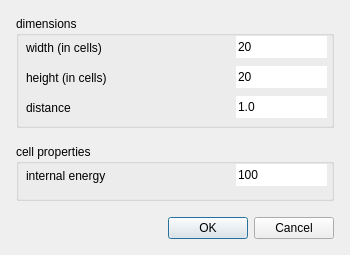
<?xml version="1.0" encoding="UTF-8"?>
<ui version="4.0">
 <class>NewRectangleDialog</class>
 <widget class="QDialog" name="NewRectangleDialog">
  <property name="geometry">
   <rect>
    <x>0</x>
    <y>0</y>
    <width>350</width>
    <height>255</height>
   </rect>
  </property>
  <property name="minimumSize">
   <size>
    <width>350</width>
    <height>255</height>
   </size>
  </property>
  <property name="windowTitle">
   <string>add rectangle structure</string>
  </property>
  <layout class="QGridLayout" name="gridLayout">
   <property name="leftMargin">
    <number>16</number>
   </property>
   <property name="topMargin">
    <number>16</number>
   </property>
   <property name="rightMargin">
    <number>16</number>
   </property>
   <property name="bottomMargin">
    <number>16</number>
   </property>
   <property name="spacing">
    <number>16</number>
   </property>
   <item row="0" column="0">
    <widget class="QGroupBox" name="groupBox">
     <property name="minimumSize">
      <size>
       <width>0</width>
       <height>112</height>
      </size>
     </property>
     <property name="title">
      <string>dimensions</string>
     </property>
     <widget class="QLabel" name="label">
      <property name="geometry">
       <rect>
        <x>10</x>
        <y>24</y>
        <width>201</width>
        <height>16</height>
       </rect>
      </property>
      <property name="text">
       <string>width (in cells)</string>
      </property>
     </widget>
     <widget class="QLabel" name="label_2">
      <property name="geometry">
       <rect>
        <x>10</x>
        <y>54</y>
        <width>201</width>
        <height>16</height>
       </rect>
      </property>
      <property name="text">
       <string>height (in cells)</string>
      </property>
     </widget>
     <widget class="QLineEdit" name="sizeXEdit">
      <property name="geometry">
       <rect>
        <x>220</x>
        <y>20</y>
        <width>91</width>
        <height>22</height>
       </rect>
      </property>
      <property name="text">
       <string>20</string>
      </property>
      <property name="frame">
       <bool>false</bool>
      </property>
     </widget>
     <widget class="QLineEdit" name="sizeYEdit">
      <property name="geometry">
       <rect>
        <x>220</x>
        <y>50</y>
        <width>91</width>
        <height>22</height>
       </rect>
      </property>
      <property name="text">
       <string>20</string>
      </property>
      <property name="frame">
       <bool>false</bool>
      </property>
     </widget>
     <widget class="QLabel" name="label_3">
      <property name="geometry">
       <rect>
        <x>10</x>
        <y>84</y>
        <width>201</width>
        <height>16</height>
       </rect>
      </property>
      <property name="text">
       <string>distance</string>
      </property>
     </widget>
     <widget class="QLineEdit" name="distEdit">
      <property name="geometry">
       <rect>
        <x>220</x>
        <y>80</y>
        <width>91</width>
        <height>22</height>
       </rect>
      </property>
      <property name="text">
       <string>1.0</string>
      </property>
      <property name="frame">
       <bool>false</bool>
      </property>
     </widget>
    </widget>
   </item>
   <item row="1" column="0">
    <widget class="QGroupBox" name="groupBox_2">
     <property name="title">
      <string>cell properties</string>
     </property>
     <widget class="QLabel" name="label_4">
      <property name="geometry">
       <rect>
        <x>10</x>
        <y>24</y>
        <width>201</width>
        <height>16</height>
       </rect>
      </property>
      <property name="text">
       <string>internal energy</string>
      </property>
     </widget>
     <widget class="QLineEdit" name="energyEdit">
      <property name="geometry">
       <rect>
        <x>220</x>
        <y>20</y>
        <width>91</width>
        <height>22</height>
       </rect>
      </property>
      <property name="text">
       <string>100</string>
      </property>
      <property name="frame">
       <bool>false</bool>
      </property>
     </widget>
    </widget>
   </item>
   <item row="2" column="0">
    <widget class="QDialogButtonBox" name="buttonBox">
     <property name="orientation">
      <enum>Qt::Horizontal</enum>
     </property>
     <property name="standardButtons">
      <set>QDialogButtonBox::Cancel|QDialogButtonBox::Ok</set>
     </property>
    </widget>
   </item>
  </layout>
 </widget>
 <resources/>
 <connections>
  <connection>
   <sender>buttonBox</sender>
   <signal>rejected()</signal>
   <receiver>NewRectangleDialog</receiver>
   <slot>reject()</slot>
   <hints>
    <hint type="sourcelabel">
     <x>333</x>
     <y>238</y>
    </hint>
    <hint type="destinationlabel">
     <x>286</x>
     <y>274</y>
    </hint>
   </hints>
  </connection>
 </connections>
</ui>
